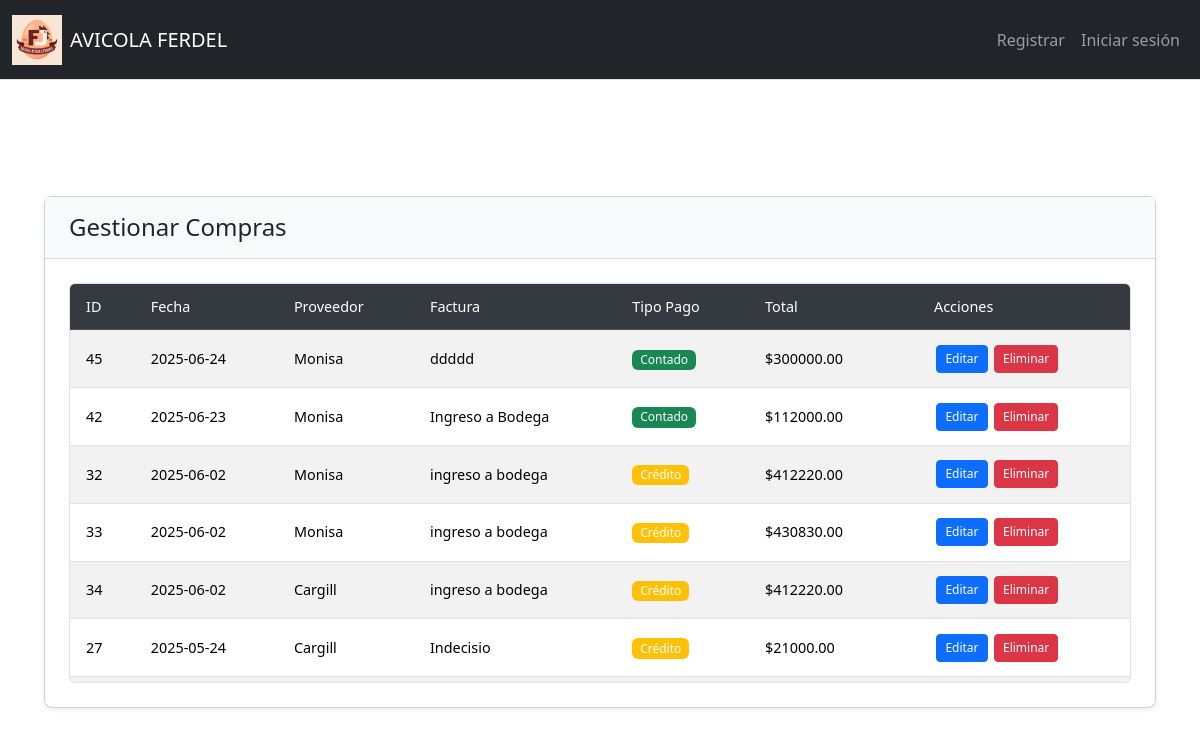
The page /gestionar_compras on the database its author committed.
### tables this page shows
CREATE TABLE Movimientos_Inventario (
    ID_Movimiento INTEGER PRIMARY KEY AUTOINCREMENT,
    ID_TipoMovimiento INTEGER,
    N_Factura TEXT,
    Contado_Credito INTEGER,
    Fecha DATE,
    ID_Proveedor INTEGER,
    Observacion TEXT,
    IVA NUMERIC,
    Retencion NUMERIC,
    ID_Empresa INTEGER,
    ID_Bodega INTEGER,
    ID_Ruta INTEGER,
    UbicacionEntrega TEXT,
    FOREIGN KEY (ID_TipoMovimiento) REFERENCES Catalogo_Movimientos(ID_TipoMovimiento),
    FOREIGN KEY (ID_Proveedor) REFERENCES Proveedores(ID_Proveedor),
    FOREIGN KEY (ID_Empresa) REFERENCES Empresa(ID_Empresa),
    FOREIGN KEY (ID_Bodega) REFERENCES Bodegas(ID_Bodega),
    FOREIGN KEY (ID_Ruta) REFERENCES Rutas(ID_Ruta)
);

CREATE TABLE Proveedores (
    ID_Proveedor INTEGER PRIMARY KEY AUTOINCREMENT,
    Nombre TEXT NOT NULL,
    Telefono TEXT,
    Direccion TEXT,
    RUC_CEDULA TEXT
);

### app.py (the view)
@app.route("/gestionar_compras")
def gestionar_compras():
    compras = db.execute("""
        SELECT
            mi.ID_Movimiento AS id,
            mi.Fecha AS fecha,
            p.Nombre AS proveedor,
            p.ID_Proveedor AS proveedor_id,
            mi.N_Factura AS factura,
            mi.Contado_Credito AS tipo_pago,
            mi.Observacion AS observacion,
            mi.ID_Bodega AS id_bodega,
            mi.ID_Empresa AS id_empresa,
            IFNULL(SUM(dmi.Costo_Total), 0) AS total
        FROM Movimientos_Inventario mi
        JOIN Proveedores p ON mi.ID_Proveedor = p.ID_Proveedor
        LEFT JOIN Detalle_Movimiento_Inventario dmi ON mi.ID_Movimiento = dmi.ID_Movimiento
        WHERE mi.ID_TipoMovimiento = 1
        GROUP BY mi.ID_Movimiento
        ORDER BY mi.Fecha DESC
    """)
    proveedores = db.execute("SELECT ID_Proveedor AS id, Nombre FROM Proveedores")
    empresas = db.execute("SELECT ID_Empresa, Descripcion FROM Empresa")
    bodegas = db.execute("SELECT ID_Bodega, Nombre FROM Bodegas")
    productos = db.execute("SELECT ID_Producto AS id, Descripcion FROM Productos ORDER BY Descripcion")
    inventario_query = """
        SELECT
            ib.ID_Bodega,
            ib.ID_Producto,
            p.Descripcion,
            ib.Cantidad as stock,
            COALESCE(
                (SELECT dmi.Precio_Unitario
                 FROM Detalle_Movimiento_Inventario dmi
                 JOIN Movimientos_Inventario mi ON dmi.ID_Movimiento = mi.ID_Movimiento
                 WHERE dmi.ID_Producto = ib.ID_Producto
                   AND mi.ID_Bodega = ib.ID_Bodega
                   AND mi.ID_TipoMovimiento = 1
                 ORDER BY mi.Fecha DESC
                 LIMIT 1), 0
            ) as precio_compra
        FROM Inventario_Bodega ib
        JOIN Productos p ON ib.ID_Producto = p.ID_Producto
        WHERE ib.Cantidad > 0
        ORDER BY ib.ID_Bodega, p.Descripcion
    """
    try:
        inventario_resultados = db.execute(inventario_query)
        inventario_por_bodega = {}
        for row in inventario_resultados:
            bodega_id = str(row['ID_Bodega'])
            producto_id = str(row['ID_Producto'])
            if bodega_id not in inventario_por_bodega:
                inventario_por_bodega[bodega_id] = {}
            inventario_por_bodega[bodega_id][producto_id] = {
                'descripcion': row['Descripcion'],
                'stock': row['stock'],
                'precio': float(row['precio_compra']) if row['precio_compra'] else 0
            }
    except Exception as e:
        print(f"Error en consulta de inventario: {e}")
        inventario_por_bodega = {}
    for compra in compras:
        try:
            compra['productos'] = db.execute("""
                SELECT
                    dmi.ID_Producto as id_producto,
                    p.Descripcion as descripcion,
                    dmi.Cantidad as cantidad,
                    dmi.Precio_Unitario as costo,
                    0 as iva,
                    0 as descuento,
                    COALESCE(ib.Cantidad, 0) as stock
                FROM Detalle_Movimiento_Inventario dmi
                JOIN Productos p ON dmi.ID_Producto = p.ID_Producto
                LEFT JOIN Inventario_Bodega ib ON ib.ID_Producto = dmi.ID_Producto
                    AND ib.ID_Bodega = ?
                WHERE dmi.ID_Movimiento = ?
            """, compra['id_bodega'], compra['id'])
        except Exception as e:
            print(f"Error obteniendo productos de compra {compra['id']}: {e}")
            compra['productos'] = []
    return render_template("gestionar_compras.html",
                           compras=compras,
                           proveedores=proveedores,
                           empresas=empresas,
                           bodegas=bodegas,
                           productos=productos,
                           inventario_por_bodega=inventario_por_bodega)

### app.py (called while the page is built)
@app.after_request
def after_request(response):
    response.headers["Cache-Control"] = "no-cache, no-store, must-revalidate"
    response.headers["Expires"] = 0
    response.headers["Pragma"] = "no-cache"
    return response

### Templates/gestionar_compras.html (shortened to what this page needs)
{% extends "layout.html" %}
{% block main %}
<div class="container-fluid py-4">
  <div class="row">
    <div class="col-12">
      <div class="card">
        <div class="card-header">
          <h4 class="mb-0">Gestionar Compras</h4>
        </div>
        <div class="card-body">
          <div class="table-responsive">
            <table class="table table-striped table-hover">
              <thead class="table-dark sticky-top">
                <tr>
                  <th>ID</th>
                  <th>Fecha</th>
                  <th>Proveedor</th>
                  <th>Factura</th>
                  <th>Tipo Pago</th>
                  <th>Total</th>
                  <th>Acciones</th>
                </tr>
              </thead>
              <tbody>
                {% for compra in compras %}
                <tr>
                  <td>{{ compra.id }}</td>
                  <td>{{ compra.fecha }}</td>
                  <td>{{ compra.proveedor }}</td>
                  <td>{{ compra.factura or 'Sin factura' }}</td>
                  <td>
                    {% if compra.tipo_pago == 0 %}
                    <span class="badge bg-success">Contado</span>
                    {% else %}
                    <span class="badge bg-warning">Crédito</span>
                    {% endif %}
                  </td>
                  <td>${{ "%.2f"|format(compra.total) }}</td>
                  <td>
                    <div class="d-flex flex-wrap">
                      <a href="{{ url_for('editar_compra', id=compra.id) }}" class="btn btn-sm btn-primary">
                        Editar
                      </a>
                      <a href="{{ url_for('eliminar_compra', id=compra.id) }}" class="btn btn-sm btn-danger ms-1"
                        onclick="return confirm('¿Eliminar esta compra?')">
                        Eliminar
                      </a>
                    </div>
                  </td>
                </tr>
                {% endfor %}
              </tbody>
            </table>
          </div>
        </div>
      </div>
    </div>
  </div>
</div>
{% endblock %}

### static/styles.css (style rules this page uses)
:root { --navbar-height-lg: 80px; --navbar-height-sm: 100px; --mobile-breakpoint: 576px; --tablet-breakpoint: 768px; --desktop-breakpoint: 992px; --navbar-bg: #212529; --dropdown-bg: rgba(52, 58, 64, 0.95); }
body { min-height: 100vh; display: flex; flex-direction: column; font-size: 1rem; }

### Templates/layout.html (style rules this page uses)
:root { --navbar-height: 56px; }
body { padding-top: calc(var(--navbar-height) + 20px); min-height: 100vh; display: flex; flex-direction: column; }

### Templates/gestionar_compras.html (style rules this page uses)
:root { --navbar-height-lg: 80px; --navbar-height-sm: 100px; --content-padding-lg: 2rem; --content-padding-md: 1.5rem; --content-padding-sm: 1rem; --content-padding-xs: 0.75rem; }
.container-fluid.py-4 { padding-top: var(--content-padding-lg); padding-bottom: var(--content-padding-lg); padding-left: var(--content-padding-lg); padding-right: var(--content-padding-lg); margin-top: var(--navbar-height-lg); }
.card { border-radius: 0.5rem; box-shadow: 0 0.125rem 0.25rem rgba(0, 0, 0, 0.075); margin-bottom: 1.5rem; }
.card-header { background-color: #f8f9fa; border-bottom: 1px solid rgba(0, 0, 0, 0.125); padding: 1rem 1.5rem; }
.card-header h4 { margin-bottom: 0; font-size: clamp(1.25rem, 2vw, 1.5rem); }
.card-body { padding: 1.5rem; }
.table-responsive { border: 1px solid #dee2e6; border-radius: 0.375rem; overflow: hidden; max-height: 400px; }
.table { margin-bottom: 0; width: 100%; }
.table thead th { background-color: #343a40; color: white; font-weight: 500; font-size: clamp(0.8rem, 1.2vw, 0.9rem); padding: 0.75rem 1rem; vertical-align: middle; }
.table tbody td { padding: 0.75rem 1rem; font-size: clamp(0.8rem, 1.2vw, 0.9rem); vertical-align: middle; }
.table-striped tbody tr:nth-of-type(odd) { background-color: rgba(0, 0, 0, 0.02); }
.badge { font-size: clamp(0.7rem, 1vw, 0.8rem); padding: 0.35em 0.65em; font-weight: 500; }
.btn-sm { padding: 0.25rem 0.5rem; font-size: clamp(0.75rem, 1vw, 0.85rem); margin: 0.15rem; }
.sticky-top { position: sticky; top: 0; z-index: 10; }

### rows shown on the page
Movimientos_Inventario: id "45", fecha "2025-06-24", proveedor "Monisa", N_Factura "ddddd", Contado_Credito "Contado", total "300000.00"
Movimientos_Inventario: id "42", fecha "2025-06-23", proveedor "Monisa", N_Factura "Ingreso a Bodega", Contado_Credito "Contado", total "112000.00"
Movimientos_Inventario: id "32", fecha "2025-06-02", proveedor "Monisa", N_Factura "ingreso a bodega", Contado_Credito "Crédito", total "412220.00"
Movimientos_Inventario: id "33", fecha "2025-06-02", proveedor "Monisa", N_Factura "ingreso a bodega", Contado_Credito "Crédito", total "430830.00"
Movimientos_Inventario: id "34", fecha "2025-06-02", proveedor "Cargill", N_Factura "ingreso a bodega", Contado_Credito "Crédito", total "412220.00"
Movimientos_Inventario: id "27", fecha "2025-05-24", proveedor "Cargill", N_Factura "Indecisio", Contado_Credito "Crédito", total "21000.00"
